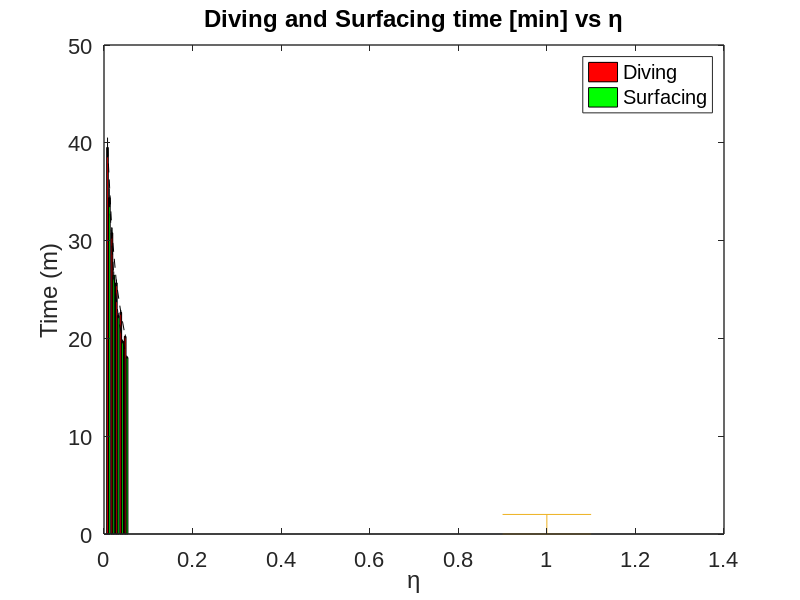

The MATLAB source for this figure:
% Import data from summary table
data = dlmread ('data/simulations/eta_test/Test01_DivingSurfacing_vs_ETA.xls','', 12, 1);
% Recreate ETA vector
eta = [0.01:0.01:0.05];

dive_avg = data(1,1:2:end)/60;
dive_std = data(2,1:2:end)/60;

surf_avg = data(1,2:2:end)/60;
surf_std = data(2,2:2:end)/60;

close all
figure("position", [0,0,800,800])

ax = gca()
grid on

set (ax, "fontname", "arial")
set (ax, "minorgridlinestyle", ":")
set (ax, "yminorgrid", "off")
set (ax, "xgrid", "off")
set (ax, "fontsize", 16)
set (ax, "labelfontsizemultiplier", 1.2)

h = bar (eta, [dive_avg' surf_avg'], .9)

set (h(1), "facecolor", "r")
set (h(2), "facecolor", "g")

hold on
e1 = errorbar (eta-0.002, dive_avg, dive_std,'k--',1,1)
e2 = errorbar (eta+0.002, surf_avg, surf_std,'k--')

title ('Diving and Surfacing time [min] vs \eta', "fontsize", 19)
xlabel ('\eta', "fontsize", 18)
ylabel ("Time (m)", "fontsize", 18)

lgd = legend ("Diving", "Surfacing")
set (lgd, "fontsize", 20)
set (lgd, "fontname", "arial")

ax = gca()
set (ax, "linewidth", 1)
set (ax, "fontname", "arial")
set (ax, "fontsize", 16)
